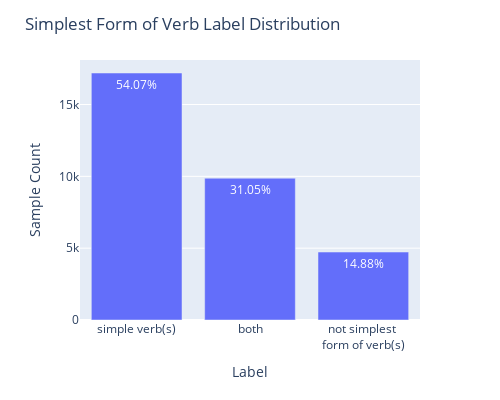

The notebook cell saved with this chart:
### Markdown cell above
# scv

### Code cell
c = "scv"
idx_mapping = {0: "not simplest <br>form of verb(s)", 1: "simple verb(s)", 2: "both"}
df_fig = df[c].value_counts().reset_index().rename(columns={"index": "Label", c: "Sample Count"})
df_fig["Label"] = df_fig["Label"].apply(lambda val: idx_mapping[val])
N = df_fig["Sample Count"].sum()
df_fig["Percentage"] = df_fig["Sample Count"].apply(lambda val: f"{(100.0 * val / N):.2f}%")
fig = px.bar(df_fig, x=df_fig["Label"], y=df_fig["Sample Count"], text=df_fig["Percentage"])
fig = fig.update_layout(
    {
        "title": "Simplest Form of Verb Label Distribution"
    },
    width=500,
    height=400
)
# fig = fig.update_xaxes(tickangle=45)
fig.write_image(str(pathlib.Path(results_dir, f"{c}_distribution.png")))
fig

### Figure 1 — Plotly figure (JSON) as saved in the notebook; plotly's stock layout.template omitted (floating-point values rounded to 4 significant figures)
{"data": [{"alignmentgroup": "True", "hovertemplate": "Label=%{x}<br>Sample Count=%{y}<br>Percentage=%{text}<extra></extra>", "legendgroup": "", "marker": {"color": "#636efa", "pattern": {"shape": ""}}, "name": "", "offsetgroup": "", "orientation": "v", "showlegend": false, "text": ["54.07%", "31.05%", "14.88%"], "textposition": "auto", "type": "bar", "x": ["simple verb(s)", "both", "not simplest <br>form of verb(s)"], "xaxis": "x", "y": [17195, 9873, 4731], "yaxis": "y"}], "layout": {"barmode": "relative", "height": 400, "legend": {"tracegroupgap": 0}, "margin": {"t": 60}, "title": {"text": "Simplest Form of Verb Label Distribution"}, "width": 500, "xaxis": {"anchor": "y", "domain": [0, 1], "title": {"text": "Label"}}, "yaxis": {"anchor": "x", "domain": [0, 1], "title": {"text": "Sample Count"}}}}
